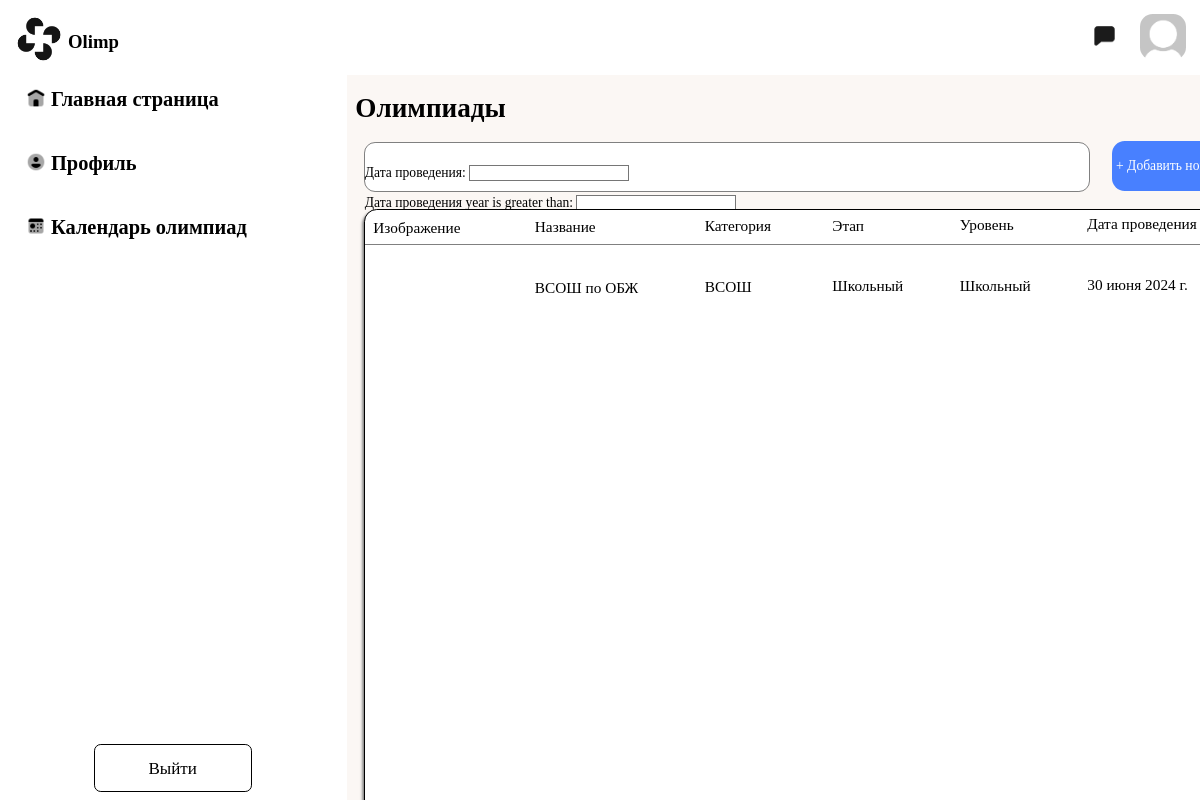
The app's page /main/olympiad/list/ with its own data.
### main/models.py (models this page shows, shortened)
class Olympiad(models.Model):
    class Meta:
        verbose_name_plural = "Олимпиады"
        verbose_name = 'Олимпиада'
    name = models.CharField('Название олимпиады', max_length=256)
    description = models.TextField('Описание олимпиады', blank=True, null=True)
    category = models.ForeignKey(to='categories', on_delete=models.CASCADE, verbose_name='Категория олимпиады',
                                 max_length=256)
    level = models.ForeignKey(to='Level_olympiad', on_delete=models.CASCADE, verbose_name='Название уровня',
                              max_length=256)
    next_stage = models.ForeignKey('Stage', on_delete=models.SET_NULL, null=True, blank=True,
                                   related_name='next_olympiads', verbose_name='Следующий этап')
    stage = models.ForeignKey(to='Stage', on_delete=models.CASCADE, verbose_name='Название этапа', max_length=256)
    subject = models.ForeignKey('Subject', on_delete=models.CASCADE, verbose_name='Название школьного предмета')
    class_olympiad = models.IntegerField('Класс олимпиады')
    date = models.DateField('Дата проведения')
    time = models.TimeField('Время проведения')
    location = models.CharField('Место проведения олимпиады', max_length=256)

class categories(models.Model):
    class Meta:
        verbose_name_plural = "Категории олимпиад"
        verbose_name = 'Категория олимпиад'
    name = models.CharField('Название категории', max_length=256)
    def __str__(self):
        return self.name

class Stage(models.Model):
    class Meta:
        verbose_name_plural = "Этапы олимпиад"
        verbose_name = 'Этап олимпиады'
    name = models.CharField('Название категории', max_length=256)
    def __str__(self):
        return self.name

class Level_olympiad(models.Model):
    class Meta:
        verbose_name_plural = "Уровень олимпиад"
        verbose_name = 'Уровень олимпиад'
    name = models.CharField('Название уровня', max_length=256)
    def __str__(self):
        return self.name

### main/views.py (the view)
# urls.py: path('olympiad/list/', OlympiadListView.as_view(), name='list_olympiad'),
class OlympiadListView(ListView):
    model = Olympiad
    template_name = 'list_olympiad/list_olympiad.html'
    context_object_name = 'olympiads'
    def get_queryset(self):
        queryset = super().get_queryset()
        self.filterset = OlympiadFilter(self.request.GET, queryset=queryset)
        return self.filterset.qs
    def get_context_data(self, **kwargs):
        context = super().get_context_data(**kwargs)
        context['filterset'] = self.filterset
        return context

### main/templates/list_olympiad/list_olympiad.html (shortened to what this page needs)
<!DOCTYPE html>
{% load static %}
<html lang="en">
<head>
    <link rel="stylesheet" href="{% static 'list-olympiad/list_olympiad.css' %}">
    <link rel="stylesheet" href="{% static 'header/header.css' %}">
    <link rel="stylesheet" href="{% static 'navbar/navbar.css' %}">
</head>
{% include 'header/header.html' %}
{% include 'navbar/navbar.html' %}
<body>
<div class="main">
    <h1>Олимпиады</h1>
    <div class="filtr">
        <form method="get">
            <div class="filters">
                {{ filterset.form.as_p }}
            </div>
        </form>
    </div>
    <a class="add" href="{% url 'main:olympiad_create' %}">+ Добавить новую олимпиаду</a>
    <div class="tablica">
        <div class="oformlenie">
            <div class="jpg">Изображение</div>
            <div class="name">Название</div>
            <div class="kategoriya">Категория</div>
            <div class="stage">Этап</div>
            <div class="level">Уровень</div>
            <div class="date">Дата проведения</div>
        </div>
        {% for olympiad in olympiads %}
            <div class="primer">
                <div class="name">{{ olympiad.name }}</div>
                <div class="kategoriya">{{ olympiad.category }}</div>
                <div class="stage">{{ olympiad.stage }}</div>
                <div class="level">{{ olympiad.level }}</div>
                <div class="date">{{ olympiad.date }}</div>
            </div>
        {% endfor %}
    </div>
</div>
</body>
</html>

### static/list-olympiad/list_olympiad.css (style rules this page uses)
html { font-family: Bahnschrift; overflow: hidden; max-width: 100%; max-height: 100%; user-select: none; zoom: 85%; }
.main { margin-left: 400px; height: 100%; width: 100%; background-color: #fbf7f4; position: fixed; }
h1 { margin-left: 10px; }
.filtr { padding-top: 10px; width: 852px; border-radius: 13px; border: 0.6px solid gray; height: 46.88px; margin-left: 20px; background: white; }
.add { width: 238px; padding-top: 19.5px; height: 39px; position: fixed; background: #4880ff; color: white; border-radius: 15px; padding-left: 5px; margin-top: -60px; margin-left: 900px; text-decoration: none; }
.tablica { margin-top: 20px; font-size: 18px; margin-left: 20px; width: 1141px; height: 811px; box-shadow: -2px 3px 3px gray; border: 1px; border-radius: 15px; position: fixed; border: 0.2px solid black; background: #FFFFFF; }
.oformlenie { border-bottom-color: gray; border-bottom-style: solid; border-bottom-width: 0.2px; height: 30px; }
.jpg { margin-top: 10px; margin-left: 10px; }
.name { margin-top: -22px; margin-left: 200px; }
.kategoriya { margin-top: -22px; margin-left: 400px; }
.stage { margin-top: -22px; margin-left: 550px; }
.level { margin-top: -22px; margin-left: 700px; }
.date { margin-top: -22px; margin-left: 850px; }
.primer { margin-top: 40px; }

### records on screen
Olympiad: name "ВСОШ по ОБЖ", category "ВСОШ", stage "Школьный", level "Школьный", date "30 июня 2024 г."
